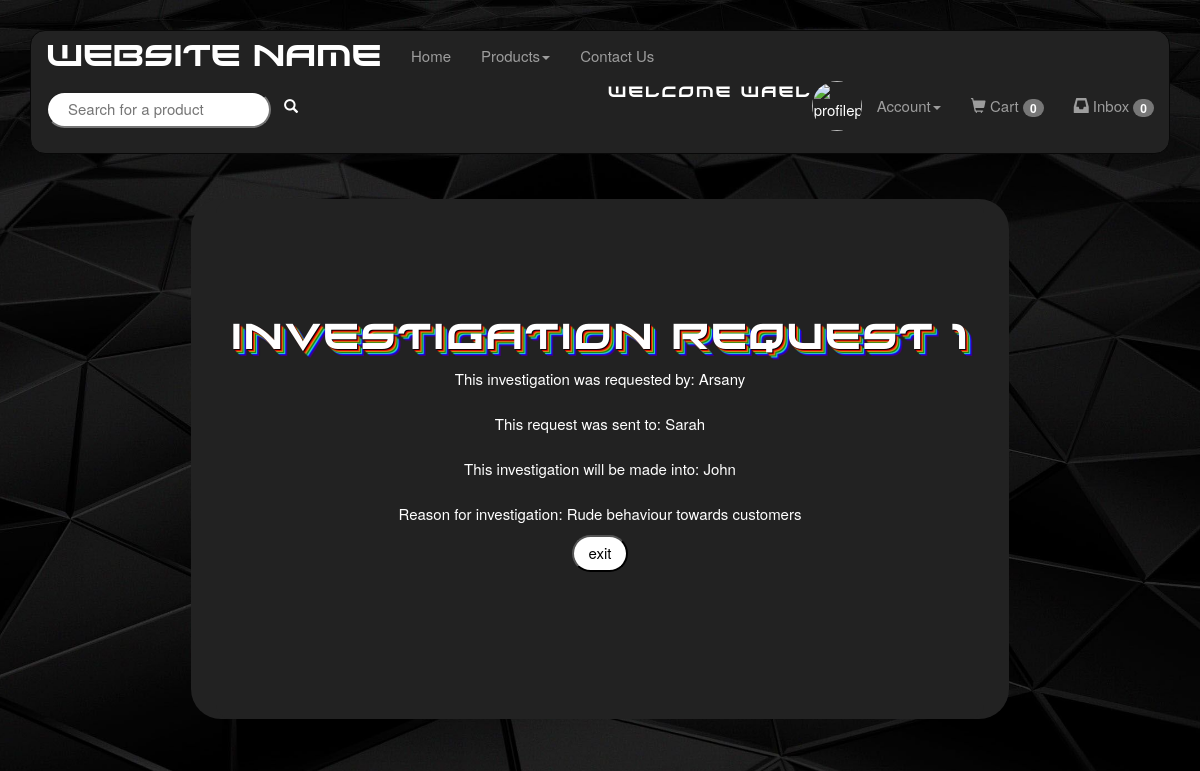
The page /ViewInvestigationRequest.php?id=1 (signed in) on the database its author committed.
### tables this page shows
CREATE TABLE `users` (
  `id` int(10) UNSIGNED NOT NULL,
  `username` varchar(30) NOT NULL,
  `password` varchar(225) NOT NULL,
  `email` varchar(50) NOT NULL,
  `address` varchar(50) DEFAULT NULL,
  `imagePath` varchar(255) DEFAULT NULL,
  `userType` varchar(15) NOT NULL
);

CREATE TABLE `investigationrequest` (
  `id` int(10) UNSIGNED NOT NULL,
  `auditorID` int(10) UNSIGNED NOT NULL,
  `hrID` int(10) UNSIGNED NOT NULL,
  `adminID` int(10) UNSIGNED NOT NULL,
  `reason` varchar(255) DEFAULT NULL
);

### ViewInvestigationRequest.php (the view, shortened to what this page needs)
<html>
    <head>
        <link rel="stylesheet" href="Style.css">
    </head>
    <?php
        include "Menu.php";
        ?>
    <body>
    <div class="container">
            <div class="card justify-content-center">
                <div class="carda">
        <?php
        if(isset($_GET['id'])){
            $con = new mysqli("localhost","root","", "project");
            $requestsql = "SELECT * FROM investigationrequest WHERE id='". $_GET['id'] . "'";
            $requestResult = $con->query($requestsql);
            if($requestResult->num_rows == 0){
                echo "Error: Request not found<br>";
            }
            else if($requestRow = $requestResult->fetch_assoc()){
                echo "<h1>Investigation Request " . $_GET['id'] . "</h1>";
                $auditorsql = "SELECT username FROM users WHERE id='" . $requestRow['auditorID'] . "'";
                $auditorResult = $con->query($auditorsql);
                if($auditorResult->num_rows == 0){
                    echo "Error: Auditor not found<br>";
                }
                else if($auditorRow = $auditorResult->fetch_assoc()){
                    echo "This investigation was requested by: " . $auditorRow['username'] . "<br><br>";
                }
                $hrsql = "SELECT username FROM users WHERE id='" . $requestRow['hrID'] . "'";
                $hrResult = $con->query($hrsql);
                if($hrResult->num_rows == 0){
                    echo "Error: Hr not found<br>";
                }
                else if($hrRow = $hrResult->fetch_assoc()){
                    echo "This request was sent to: " . $hrRow['username'] . "<br><br>";
                }
                $adminsql = "SELECT username FROM users WHERE id='" . $requestRow['adminID'] . "'";
                $adminResult = $con->query($adminsql);
                if($adminResult->num_rows == 0){
                    echo "Error: Admin not found<br>";
                }
                else if($adminRow = $adminResult->fetch_assoc()){
                    echo "This investigation will be made into: " . $adminRow['username'] . "<br><br>";
                }
                echo "Reason for investigation: " . $requestRow['reason'] . "<br>";
                echo "<form method='post' action=''><input type='submit' name='exit' value='exit'/><form><br><br>";
            }
        }
        else{
            echo "Error: invalid link<br>";
        }
        ?>
        </div>
        </div>
        </div>
    </body>
</html>

### Style.css (style rules this page uses)
body { margin: 30px; background: black; color: white; line-height: 1.5; font-size: 15px; background-image: url(resources/images/style/background/bg.jpg); background-position: center; background-repeat:no-repeat; background-size:cover; }
h1, h2, h3 { font-family: xirod; letter-spacing: 2px; font-weight: lighter; text-shadow: 1px 1px 1px black, 2px 2px 1px red, 3px 3px 1px goldenrod, 4px 4px 1px green, 5px 5px 1px turquoise, 6px 6px 1px blue, 7px 7px 1px indigo; animation: glow2 2s ease-in-out infinite alternate; }
.container { width: fit-content; height: fit-content; }
.card { background: #222; margin:20px; border-radius: 3rem; }
input[type=submit], input[type=reset], button, input[type=button], .select { border-radius: 3rem; color: black; background: white; margin: 10px 0; font-size: 100%; padding: 5px 15px; }
.carda { align-content: center; text-align: center; height: 520px; min-width: 400px; margin: 25px; overflow-y: auto; background: #222; border-radius: 15px 15px 15px 15px ; padding: 15px; }

### rows shown on the page
users: username "Arsany"
users: username "Sarah"
users: username "John"
investigationrequest: reason "Rude behaviour towards customers"

### other values the page prints
$_SESSION['username'] "Wael"
$cart_items_row['cartItems'] "0"
$inbox_notif_row['unread_messages'] "0"
$_GET['id'] "1"
